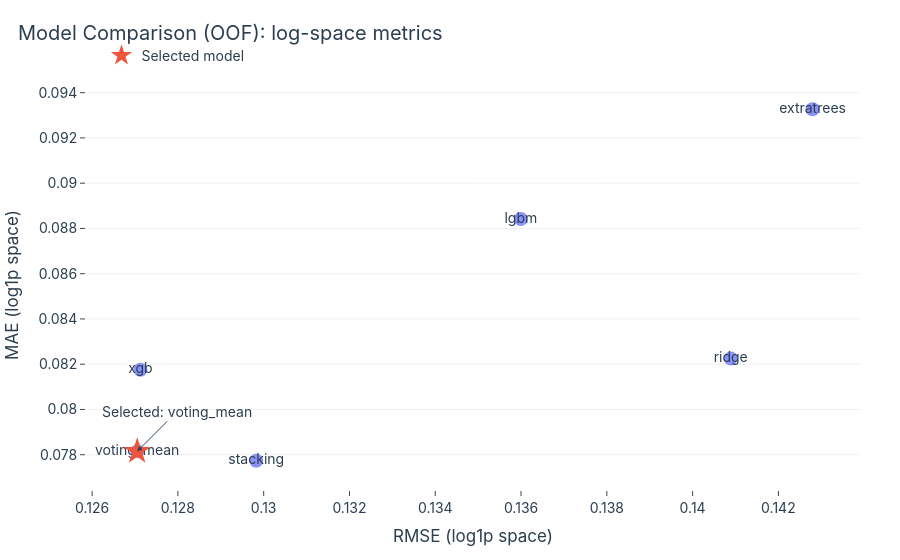

Write notebook code for a chart like this one.
### Code cell
# ============================================
# Cell 11 — Model Comparison (log-space) + highlight selected
# ============================================
chosen = MODEL  # "voting_mean"

fig = px.scatter(
    summary_df,
    x="RMSE_log",
    y="MAE_log",
    text="model",
    hover_data=["RMSE_raw", "MAE_raw", "MAPE_raw"],
    title="Model Comparison (OOF): log-space metrics",
)

fig.update_traces(marker=dict(size=14, opacity=0.75))
fig.update_layout(xaxis_title="RMSE (log1p space)", yaxis_title="MAE (log1p space)")

# highlight chosen
row = summary_df[summary_df["model"] == chosen].iloc[0]
fig.add_trace(
    go.Scatter(
        x=[row["RMSE_log"]],
        y=[row["MAE_log"]],
        mode="markers",
        marker=dict(size=20, symbol="star"),
        name="Selected model",
        showlegend=True,
    )
)
fig.add_annotation(
    x=row["RMSE_log"],
    y=row["MAE_log"],
    text=f"Selected: {chosen}",
    showarrow=True,
    arrowhead=2,
    ax=40,
    ay=-40,
)

fig.show()

### Figure 1 — Plotly figure (JSON) as saved in the notebook; plotly's stock layout.template omitted (floating-point values rounded to 4 significant figures)
{"data": [{"customdata": [[31220.0, 14440.0, 0.08267], [28980.0, 14930.0, 0.08527], [37400.0, 14540.0, 0.08359], [30440.0, 16200.0, 0.09251], [58040.0, 15980.0, 0.09196], [31050.0, 17030.0, 0.09744]], "hovertemplate": "RMSE_log=%{x}<br>MAE_log=%{y}<br>model=%{text}<br>RMSE_raw=%{customdata[0]}<br>MAE_raw=%{customdata[1]}<br>MAPE_raw=%{customdata[2]}<extra></extra>", "legendgroup": "", "marker": {"color": "#636efa", "opacity": 0.75, "size": 14, "symbol": "circle"}, "mode": "markers+text", "name": "", "orientation": "v", "showlegend": false, "text": ["voting_mean", "xgb", "stacking", "lgbm", "ridge", "extratrees"], "type": "scatter", "x": [0.1271, 0.1271, 0.1298, 0.136, 0.1409, 0.1428], "xaxis": "x", "y": [0.07815, 0.08176, 0.07773, 0.08842, 0.08225, 0.09327], "yaxis": "y"}, {"marker": {"size": 20, "symbol": "star"}, "mode": "markers", "name": "Selected model", "showlegend": true, "type": "scatter", "x": [0.1271], "y": [0.07815]}], "layout": {"annotations": [{"arrowhead": 2, "ax": 40, "ay": -40, "showarrow": true, "text": "Selected: voting_mean", "x": 0.1271, "y": 0.07815}], "legend": {"tracegroupgap": 0}, "title": {"text": "Model Comparison (OOF): log-space metrics"}, "xaxis": {"anchor": "y", "domain": [0, 1], "title": {"text": "RMSE (log1p space)"}}, "yaxis": {"anchor": "x", "domain": [0, 1], "title": {"text": "MAE (log1p space)"}}}}
